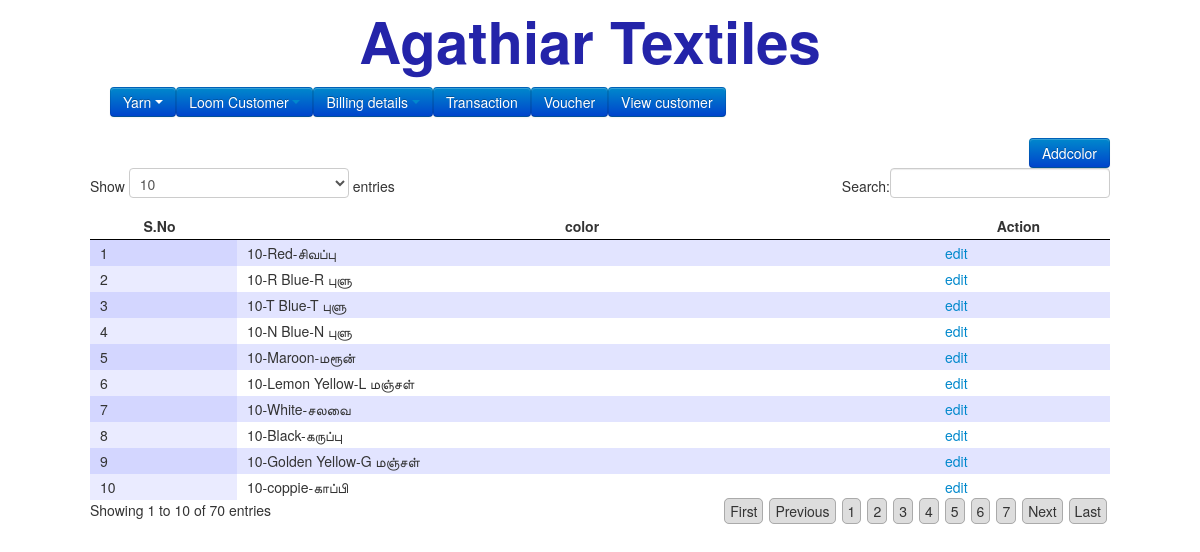
Page /color.php on the committed database.
### tables this page shows
CREATE TABLE `color` (
  `id` int(50) NOT NULL,
  `name` text NOT NULL,
  `date` varchar(50) NOT NULL
);

### color.php (the view, shortened to what this page needs)
<?php
include('template/header.php');
?>
<div align="right"><a href="addcolor.php"><input type="button" value="Addcolor" class="btn btn-primary"></a></div>
<?php
$select=mysql_query("SELECT * FROM `color`");
?>
<table id="example" border="0">
<thead>
<tr>
<th>S.No</th>
<th>color</th>
<th>Action</th>
</tr>
</thead>
<tbody>
<?php
$sno = 1;
while($fetch = mysql_fetch_assoc($select)) {
echo "<tr><td>{$sno}</td><td>".$fetch["name"]."</td><td>"."<a href='addcolor.php?id=".$fetch["id"]."'>edit</a></td></tr>";
$sno++;
}
?>
</tbody>
</table>
</body>
</html>

### rows in the picture
color: name "10-Red-சிவப்பு"
color: name "10-R Blue-R புளு"
color: name "10-T Blue-T புளு"
color: name "10-N Blue-N புளு"
color: name "10-Maroon-மரூன்"
color: name "10-Lemon Yellow-L மஞ்சள்"
color: name "10-White-சலவை"
color: name "10-Black-கருப்பு"
color: name "10-Golden Yellow-G மஞ்சள்"
color: name "10-coppie-காப்பி"
